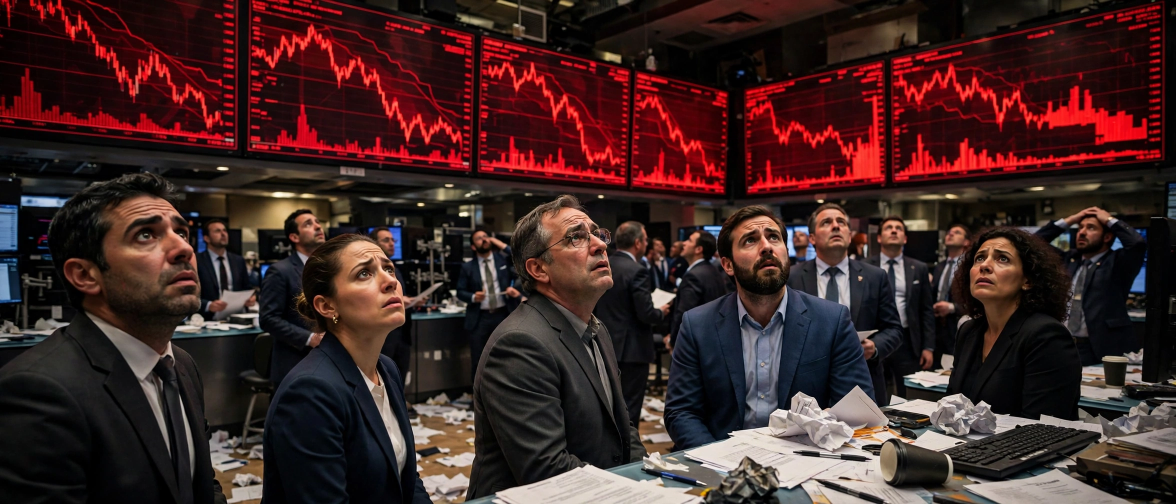
#> input picture panels/media-generation-lead-markets-selloff-0-b6823a55-dde5-4e76-a9ab-cf333b43c895.webp, 2352 x 1008 px (shown at 1/2 size)
$ python build_frontpage.py
#> lines starting #> are read from the running program, lines starting #| are printed output that depends on the picture
#!/usr/bin/env python3
"""Build the front page for news-image-20261121: 'The World Today',
Saturday 21 November 2026. Renders the adopted news-frontpage design
(classic masthead, one large lead + five supporting stories, footer
briefs) from the six photoreal AI panels in panels/ and saves a
1024x1024 entry.png plus a 300px legibility preview."""
import os
from PIL import Image, ImageDraw, ImageFont, ImageFilter

HERE = os.path.dirname(os.path.abspath(__file__))
PANELS = os.path.join(HERE, "panels")

W, H = 1024, 1024
PAPER = (244, 241, 234)
INK = (20, 20, 20)
ACCENT = (179, 18, 23)
GREY = (120, 116, 108)
FOOTER_BG = (237, 233, 224)
HAIRLINE = (150, 145, 135)

FONT_DIR = "/usr/share/fonts/truetype/dejavu"
SERIF = os.path.join(FONT_DIR, "DejaVuSerif.ttf")
SERIF_BOLD = os.path.join(FONT_DIR, "DejaVuSerif-Bold.ttf")
SANS = os.path.join(FONT_DIR, "DejaVuSans.ttf")
SANS_BOLD = os.path.join(FONT_DIR, "DejaVuSans-Bold.ttf")


def font(path, size):
    return ImageFont.truetype(path, size)


def wrap(draw, text, fnt, max_w):
    """Greedy word wrap; returns a list of lines that fit max_w."""
    words, lines, cur = text.split(), [], ""
    for word in words:
        trial = (cur + " " + word).strip()
        if draw.textlength(trial, font=fnt) <= max_w or not cur:
            cur = trial
        else:
            lines.append(cur)
            cur = word
    if cur:
        lines.append(cur)
    return lines


def crop_to(img, tw, th, focus_y=0.5):
    """Centre-crop (with a vertical focus) to the target aspect, then resize."""
    iw, ih = img.size
    target = tw / th
    if iw / ih > target:  # too wide: trim sides
        nw = int(ih * target)
        x0 = (iw - nw) // 2
        box = (x0, 0, x0 + nw, ih)
    else:  # too tall: trim top/bottom around the focus point
        nh = int(iw / target)
        cy = int(ih * focus_y)
        y0 = max(0, min(ih - nh, cy - nh // 2))
        box = (0, y0, iw, y0 + nh)
    return img.crop(box).resize((tw, th), Image.LANCZOS)


def kicker(draw, x, y, label, fnt):
    """Small-caps crimson kicker with a 6x6 accent square before it."""
    sq = 6
    draw.rectangle([x, y + 2, x + sq, y + 2 + sq], fill=ACCENT)
    draw.text((x + sq + 6, y - 1), label.upper(), font=fnt, fill=ACCENT)
    return y + fnt.size + 2


def rule(draw, y, x0=32, x1=992, width=1, color=HAIRLINE):
    draw.line([(x0, y), (x1, y)], fill=color, width=width)


def main():
    page = Image.new("RGB", (W, H), PAPER)
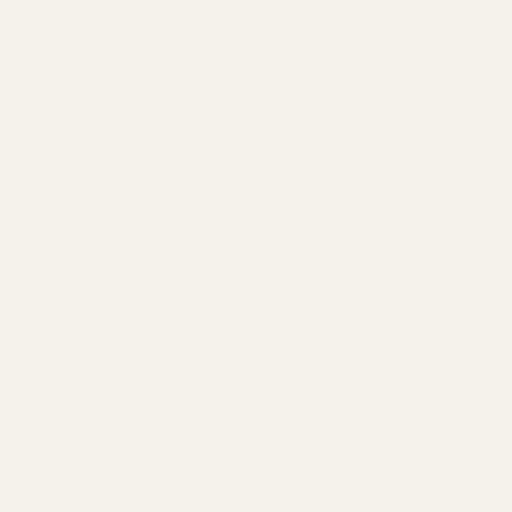
#> page: PIL image 1024x1024 RGB (shown at 1/2 size); mean R, G, B 244, 241, 234
    d = ImageDraw.Draw(page)

    # ---- Masthead -----------------------------------------------------
    mast = font(SERIF_BOLD, 58)
    title = "THE WORLD TODAY"
    tw = d.textlength(title, font=mast)
#> tw = 665
    d.text(((W - tw) / 2, 30), title, font=mast, fill=INK)
    # Ears: boxed day/date (left) and edition (right).
    ear_f = font(SANS_BOLD, 12)
    for (x, lines) in ((32, ["SATURDAY", "21 NOVEMBER 2026"]),
                       (842, ["EDITION No. 21", "ONE DAY · ONE PAGE"])):
        d.rectangle([x, 40, x + 150, 40 + 40], outline=INK, width=1)
        for i, line in enumerate(lines):
            lw = d.textlength(line, font=ear_f)
            d.text((x + (150 - lw) / 2, 44 + i * 16), line,
                   font=ear_f, fill=INK)
    # Double rule beneath the masthead.
    d.line([(32, 104), (992, 104)], fill=INK, width=3)
    d.line([(32, 110), (992, 110)], fill=INK, width=1)
    # Dateline strip.
    dl = font(SANS_BOLD, 13)
    d.text((32, 120), "THE WORLD IN ONE IMAGE", font=dl, fill=INK)
    right = "SIX STORIES · FOUR BRIEFS"
    d.text((992 - d.textlength(right, font=dl), 120), right, font=dl, fill=INK)
    rule(d, 142)

    # ---- Lead story ---------------------------------------------------
    lead = Image.open(os.path.join(
        PANELS, "media-generation-lead-markets-selloff-0-b6823a55-dde5-4e76-a9ab-cf333b43c895.webp")).convert("RGB")
#> lead is the input picture: PIL image 2352x1008 RGB; mean R, G, B 63.7, 37.6, 36.6
    page.paste(crop_to(lead, 960, 244, focus_y=0.55), (32, 152))
    cap = font(SERIF, 13)
    d.text((32, 400),
           "Traders watch the boards turn red as shares tumble on the New York Stock Exchange floor.",
           font=cap, fill=GREY)
    y = 424
    y = kicker(d, 32, y, "Markets", font(SANS_BOLD, 15))
#> y = 441
    hl = font(SERIF_BOLD, 40)
    d.text((32, y), "Markets Plunge as AI Sell-Off Goes Global", font=hl, fill=INK)
    y += 48
#> y = 489
    sf = font(SERIF, 20)
    summary = ("The S&P 500 fell 3.7% and the Nasdaq 5.3% on Friday as Nvidia slid "
               "about 14% on a report the SEC is examining its accounting; "
               "Japan's Nikkei fell 5.1%.")
    for line in wrap(d, summary, sf, 960):
#> in wrap, `words, lines, cur = text.split(), [], ""`: cur = ''
        d.text((32, y), line, font=sf, fill=INK)
        y += 26
#> this loop made 2 passes
#> after the loop, y = 541

    # ---- Row A: two stories, photo left / text right ------------------
    rule(d, 566)
    row_a = [
        ("media-generation-kryvyi-rih-strike-0-fc23610b-7d7b-439b-9628-684c565c2d88.webp",
         "Ukraine", "Missile Hits Zelenskyy's Hometown",
         "A Russian missile struck central Kryvyi Rih on Friday night, killing "
         "two and wounding 60."),
        ("media-generation-icj-hague-0-fe92901d-45dd-4862-9e1d-77ce84e82819.webp",
         "Justice", "World Court: Myanmar Guilty of Genocide",
         "The International Court of Justice ruled Myanmar committed genocide "
         "against the Rohingya."),
    ]
    ax, ay = 32, 578
    for img_name, kick, head, summ in row_a:
        img = Image.open(os.path.join(PANELS, img_name)).convert("RGB")
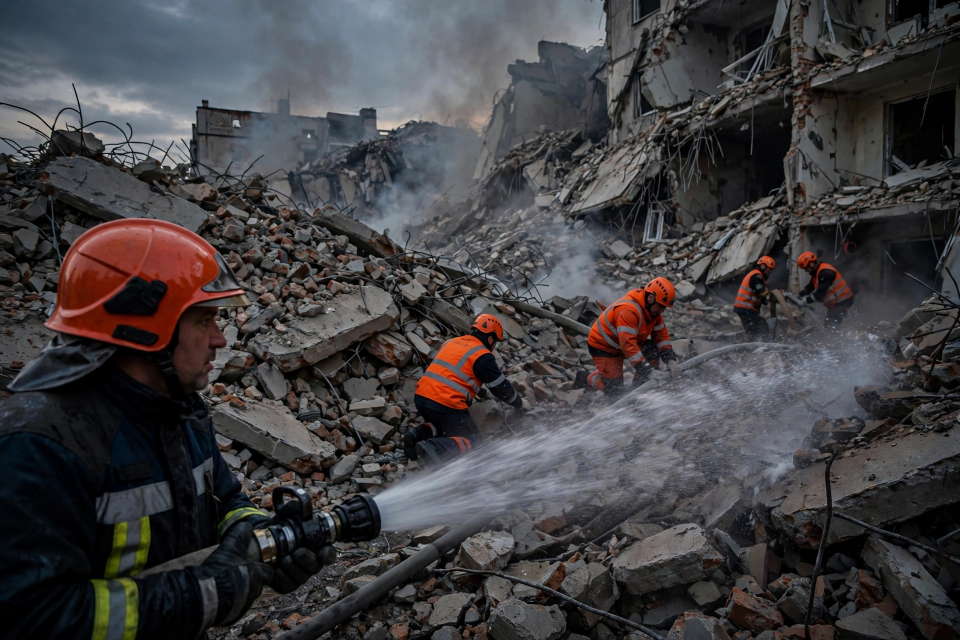
#> input picture panels/media-generation-kryvyi-rih-strike-0-fc23610b-7d7b-439b-9628-684c565c2d88.webp, 1920 x 1280 px (shown at 1/2 size)
#> img is the input picture: PIL image 1920x1280 RGB; mean R, G, B 65.9, 63.9, 66.1
        page.paste(crop_to(img, 140, 148, focus_y=0.6), (ax, ay))
        tx = ax + 152
        ty = kicker(d, tx, ay, kick, font(SANS_BOLD, 13))
#> ty = 593
        hf = font(SERIF_BOLD, 23)
        for line in wrap(d, head, hf, 304):
            d.text((tx, ty), line, font=hf, fill=INK)
            ty += 28
#> this loop made 2 passes
#> (line, ty) on passes 1 to 2: ('Missile Hits', 621), ("Zelenskyy's Hometown", 649)
#> after the loop, ty = 649
        sf2 = font(SERIF, 17)
        for line in wrap(d, summ, sf2, 304):
            d.text((tx, ty), line, font=sf2, fill=INK)
            ty += 21
#> this loop made 3 passes
#> (line, ty) on passes 1 to 3: ('A Russian missile struck central', 670), ('Kryvyi Rih on Friday night, killing', 691), ('two and wounding 60.', 712)
#> after the loop, ty = 712
        ax += 492
#> pass 2 of the loop in main, `for img_name, kick, head, summ in row_a:`:
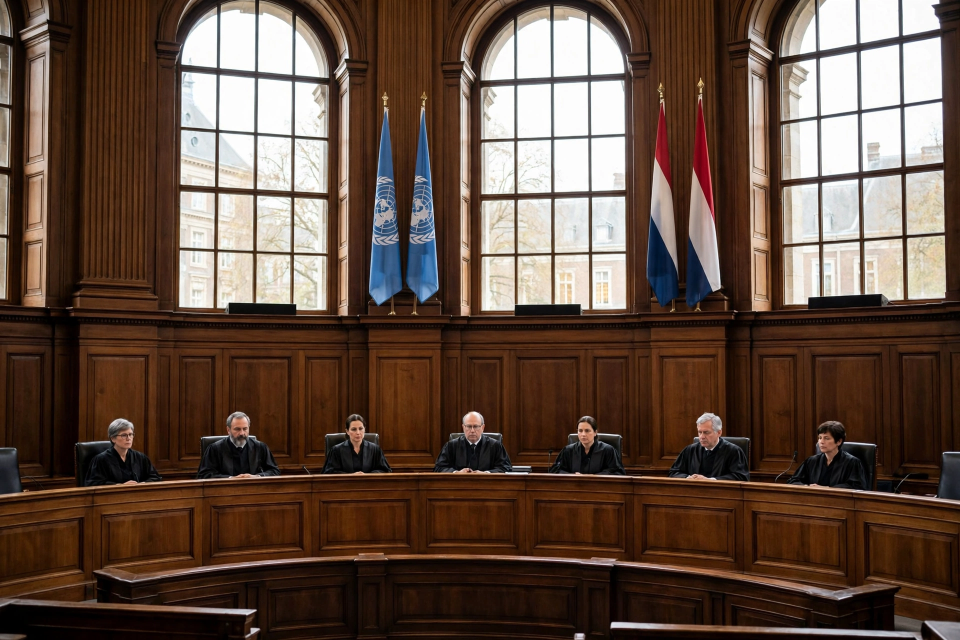
#> input picture panels/media-generation-icj-hague-0-fe92901d-45dd-4862-9e1d-77ce84e82819.webp, 1920 x 1280 px (shown at 1/2 size)
#> in main, img is the input picture: PIL image 1920x1280 RGB; mean R, G, B 97.6, 76.9, 64.5
#> in main, `ty = kicker(d, tx, ay, kick, font(SANS_BOLD, 13))`: ty = 593
#> the loop in main, `for line in wrap(d, head, hf, 304):` made 2 passes
#> after the loop in main, `for line in wrap(d, head, hf, 304):`: ty = 649
#> the loop in main, `for line in wrap(d, summ, sf2, 304):` made 3 passes
#> (line, ty) on passes 1 to 3: ('The International Court of Justice', 670), ('ruled Myanmar committed', 691), ('genocide against the Rohingya.', 712)
#> after the loop in main, `for line in wrap(d, summ, sf2, 304):`: ty = 712

    # ---- Row B: three stories, photo top / text below -----------------
    rule(d, 742)
    row_b = [
        ("media-generation-sinaloa-capture-0-ee34f27a-fdc3-4658-a393-85356da69f80.webp",
         "Mexico", "Mexico Captures Cartel Boss",
         "Troops seized 'El Chapo Isidro,' an FBI most-wanted fugitive, "
         "in Guasave, Sinaloa."),
        ("media-generation-cop31-antalya-0-c6b44dff-c789-4bc2-805b-110385d4426b.webp",
         "Climate", "COP31 Talks Run Past Deadline",
         "Climate talks in Turkey ran past their Friday deadline over a "
         "draft dropping fossil-fuel language."),
        ("media-generation-timor-quake-0-87c1b8e8-f22c-4b04-822c-929c9c313800.webp",
         "Asia", "Quake Strikes Off Timor-Leste",
         "A strong earthquake struck off Timor-Leste on Saturday. No tsunami "
         "threat was issued."),
    ]
    bx, by = 32, 754
    for img_name, kick, head, summ in row_b:
        img = Image.open(os.path.join(PANELS, img_name)).convert("RGB")
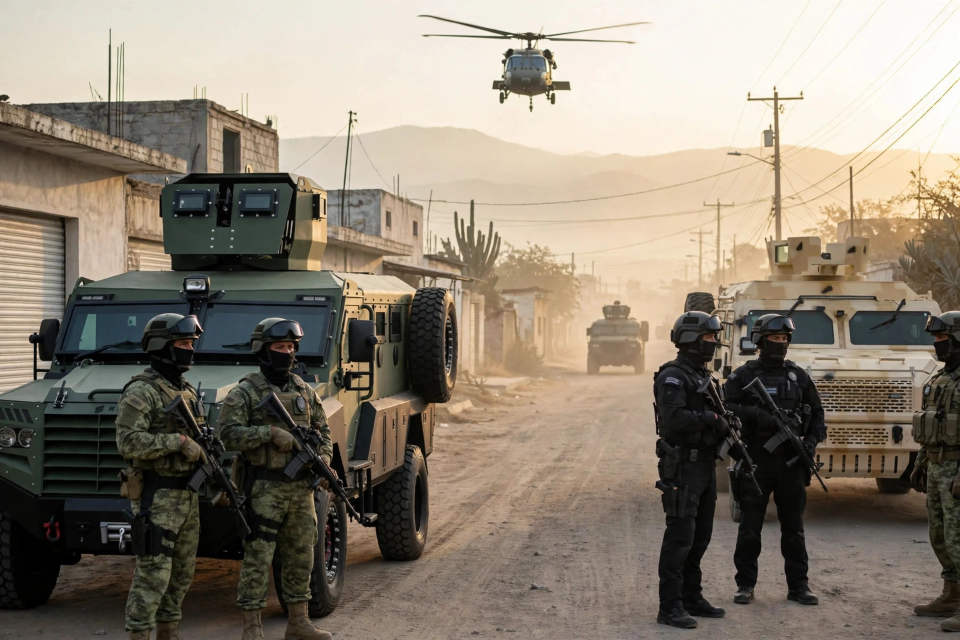
#> input picture panels/media-generation-sinaloa-capture-0-ee34f27a-fdc3-4658-a393-85356da69f80.webp, 1920 x 1280 px (shown at 1/2 size)
#> img is the input picture: PIL image 1920x1280 RGB; mean R, G, B 139.7, 129.8, 115.6
        page.paste(crop_to(img, 304, 80, focus_y=0.5), (bx, by))
#> call 4 of crop_to, with tw = 304, th = 80, focus_y = 0.5
#> in crop_to (call 4), `return img.crop(box).resize((tw, th), Image.LANCZOS)`:
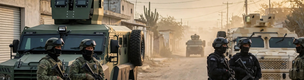
#> returned value: PIL image 304x80 RGB; mean R, G, B 125, 113.5, 96.3
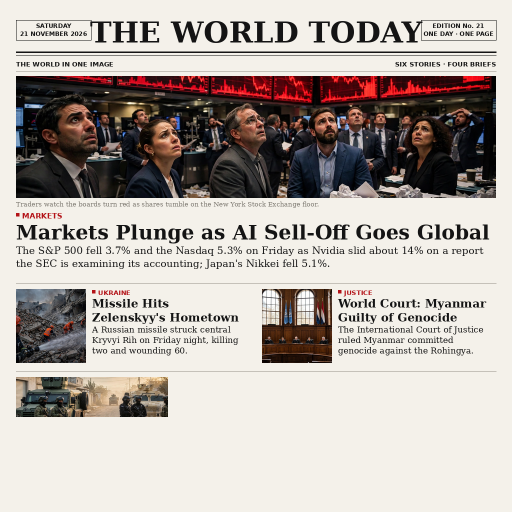
#> page: PIL image 1024x1024 RGB (shown at 1/2 size); mean R, G, B 183.4, 176, 170.5
        ty = kicker(d, bx, by + 88, kick, font(SANS_BOLD, 12))
#> ty = 856
        hf = font(SERIF_BOLD, 17)
        for line in wrap(d, head, hf, 304):
            d.text((bx, ty), line, font=hf, fill=INK)
            ty += 21
#> this loop made 1 pass
#> (line, ty) on pass 1: ('Mexico Captures Cartel Boss', 877)
#> after the loop, ty = 877
        sf2 = font(SERIF, 17)
        for line in wrap(d, summ, sf2, 304):
            d.text((bx, ty), line, font=sf2, fill=INK)
            ty += 21
#> this loop made 3 passes
#> (line, ty) on passes 1 to 3: ("Troops seized 'El Chapo Isidro,' an", 898), ('FBI most-wanted fugitive, in', 919), ('Guasave, Sinaloa.', 940)
#> after the loop, ty = 940
        bx += 328
#> pass 2 of the loop in main, `for img_name, kick, head, summ in row_b:`:
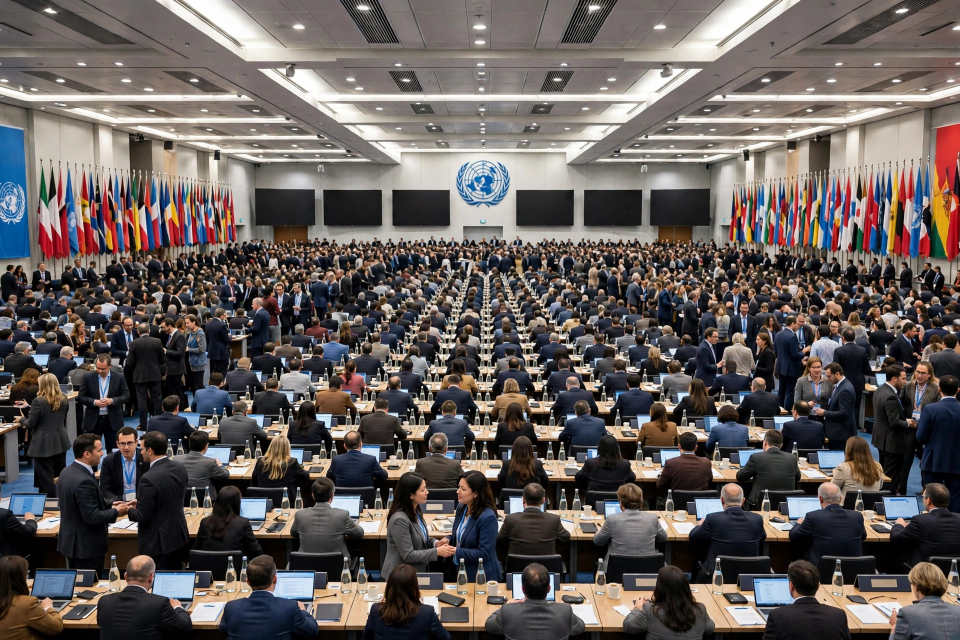
#> input picture panels/media-generation-cop31-antalya-0-c6b44dff-c789-4bc2-805b-110385d4426b.webp, 1920 x 1280 px (shown at 1/2 size)
#> in main, img is the input picture: PIL image 1920x1280 RGB; mean R, G, B 99.7, 92.4, 90
#> in main, `page.paste(crop_to(img, 304, 80, focus_y=0.5), (bx, by))`:
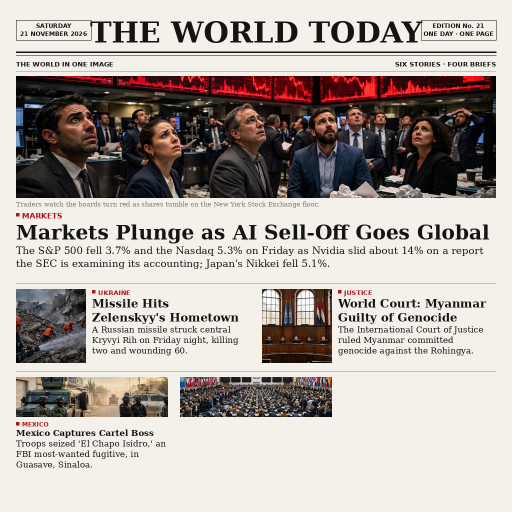
#> page: PIL image 1024x1024 RGB (shown at 1/2 size); mean R, G, B 179, 171.4, 166
#> in main, `ty = kicker(d, bx, by + 88, kick, font(SANS_BOLD, 12))`: ty = 856
#> the loop in main, `for line in wrap(d, head, hf, 304):` made 1 pass
#> (line, ty) on pass 1: ('COP31 Talks Run Past Deadline', 877)
#> after the loop in main, `for line in wrap(d, head, hf, 304):`: ty = 877
#> the loop in main, `for line in wrap(d, summ, sf2, 304):` made 3 passes
#> after the loop in main, `for line in wrap(d, summ, sf2, 304):`: ty = 940
#> pass 3 of the loop in main, `for img_name, kick, head, summ in row_b:`:
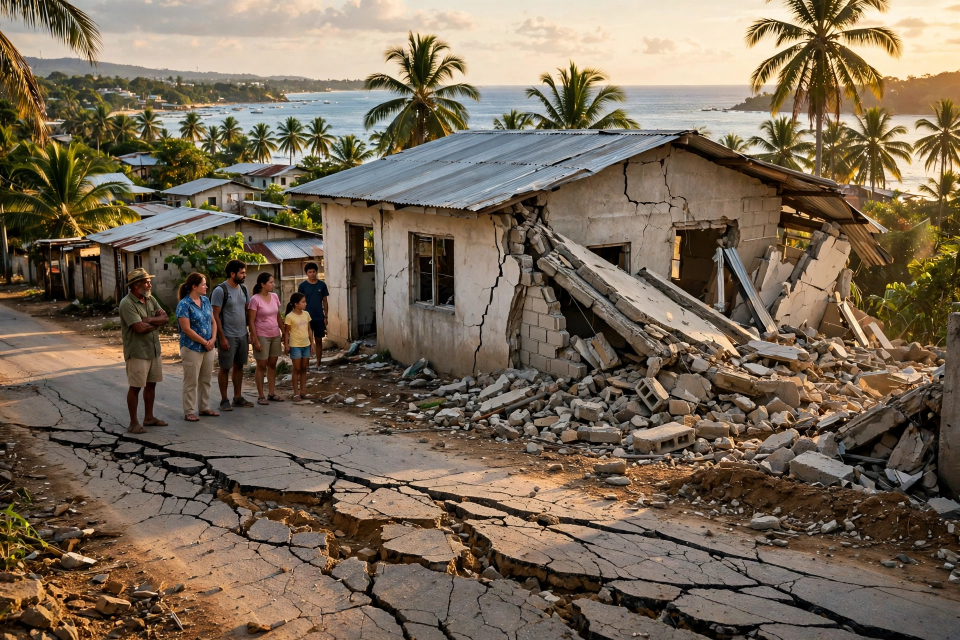
#> input picture panels/media-generation-timor-quake-0-87c1b8e8-f22c-4b04-822c-929c9c313800.webp, 1920 x 1280 px (shown at 1/2 size)
#> in main, img is the input picture: PIL image 1920x1280 RGB; mean R, G, B 119.6, 104.4, 86.2
#> in crop_to (call 6), `return img.crop(box).resize((tw, th), Image.LANCZOS)`:
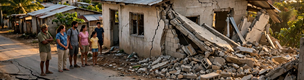
#> returned value: PIL image 304x80 RGB; mean R, G, B 100.6, 85.7, 69.2
#> in main, `page.paste(crop_to(img, 304, 80, focus_y=0.5), (bx, by))`:
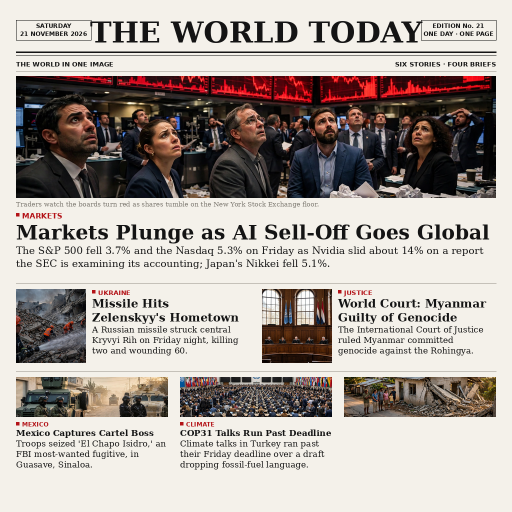
#> page: PIL image 1024x1024 RGB (shown at 1/2 size); mean R, G, B 174.7, 166.8, 161.3
#> in main, `ty = kicker(d, bx, by + 88, kick, font(SANS_BOLD, 12))`: ty = 856
#> the loop in main, `for line in wrap(d, head, hf, 304):` made 1 pass
#> after the loop in main, `for line in wrap(d, head, hf, 304):`: ty = 877
#> the loop in main, `for line in wrap(d, summ, sf2, 304):` made 3 passes
#> after the loop in main, `for line in wrap(d, summ, sf2, 304):`: ty = 940

    # ---- Footer: briefs band + folio line -----------------------------
    fy = 950
    d.rectangle([0, fy, W, fy + 56], fill=FOOTER_BG)
    briefs = [
        ("GENEVA", "128 nations agree to draft rules on killer robots by 2028."),
        ("DENMARK", "Russia's defence attaché expelled over a foiled plot."),
        ("BRAZIL", "Dengue cases fall 69% where mosquitoes carry a bacterium."),
        ("IRAN", "Trump weighs new strikes on Iran as Israel presses."),
    ]
    bf = font(SERIF, 13)
    lf = font(SANS_BOLD, 12)
    col_w = 240
    for i, (label, text) in enumerate(briefs):
        cx = 32 + i * col_w
        if i:
            d.line([(cx - 12, fy + 6), (cx - 12, fy + 50)], fill=HAIRLINE, width=1)
        d.text((cx, fy + 6), label, font=lf, fill=ACCENT)
        ty = fy + 22
        for line in wrap(d, text, bf, col_w - 12):
            d.text((cx, ty), line, font=bf, fill=INK)
            ty += 16
    folio = font(SANS, 11)
    fl = ("THE WORLD TODAY  ·  SATURDAY, 21 NOVEMBER 2026  ·  PAGE 1  ·  "
          "ALL PHOTOGRAPHS ARE AI-GENERATED ILLUSTRATIONS")
    d.text(((W - d.textlength(fl, font=folio)) / 2, 1010), fl, font=folio, fill=GREY)

    # ---- Paper grain: 5% noise to unify panels and type --------------
    noise = Image.effect_noise((W, H), 24).convert("RGB")
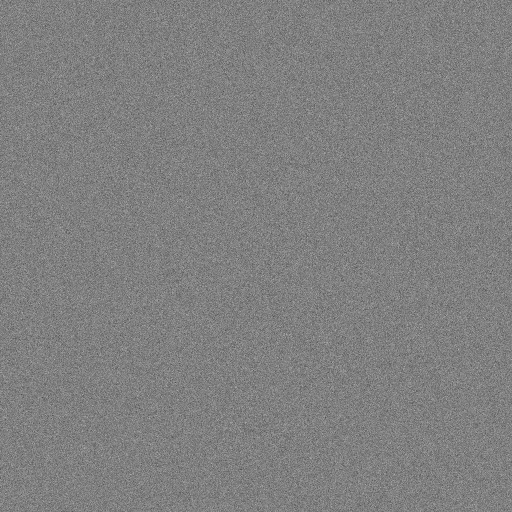
#> noise: PIL image 1024x1024 RGB (shown at 1/2 size); min 0, max 240, mean 127.5
    page = Image.blend(page, noise, 0.05)
    out = os.path.join(HERE, "entry.png")
    page.save(out, "PNG", optimize=True)
    if os.path.getsize(out) > 1048576:
        # The gate reads the bytes, not the extension: a JPEG named
        # entry.png is allowed, and it compresses photos far better.
        page.convert("RGB").save(out, "JPEG", quality=88, optimize=True)
        print("PNG over 1 MiB; saved as JPEG bytes under the entry.png name")
    print("saved", out, os.path.getsize(out), "bytes", page.size)
#| saved entry.png 309924 bytes (1024, 1024)
    preview = page.resize((300, 300), Image.LANCZOS)
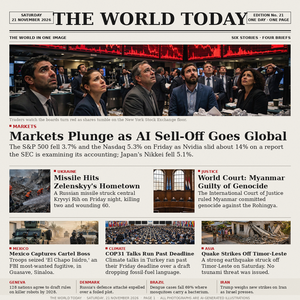
#> preview: PIL image 300x300 RGB; mean R, G, B 169.7, 162.1, 156.8
    preview.save(os.path.join(HERE, "preview300.png"), "PNG", optimize=True)
    print("saved preview300.png")


if __name__ == "__main__":
    main()
